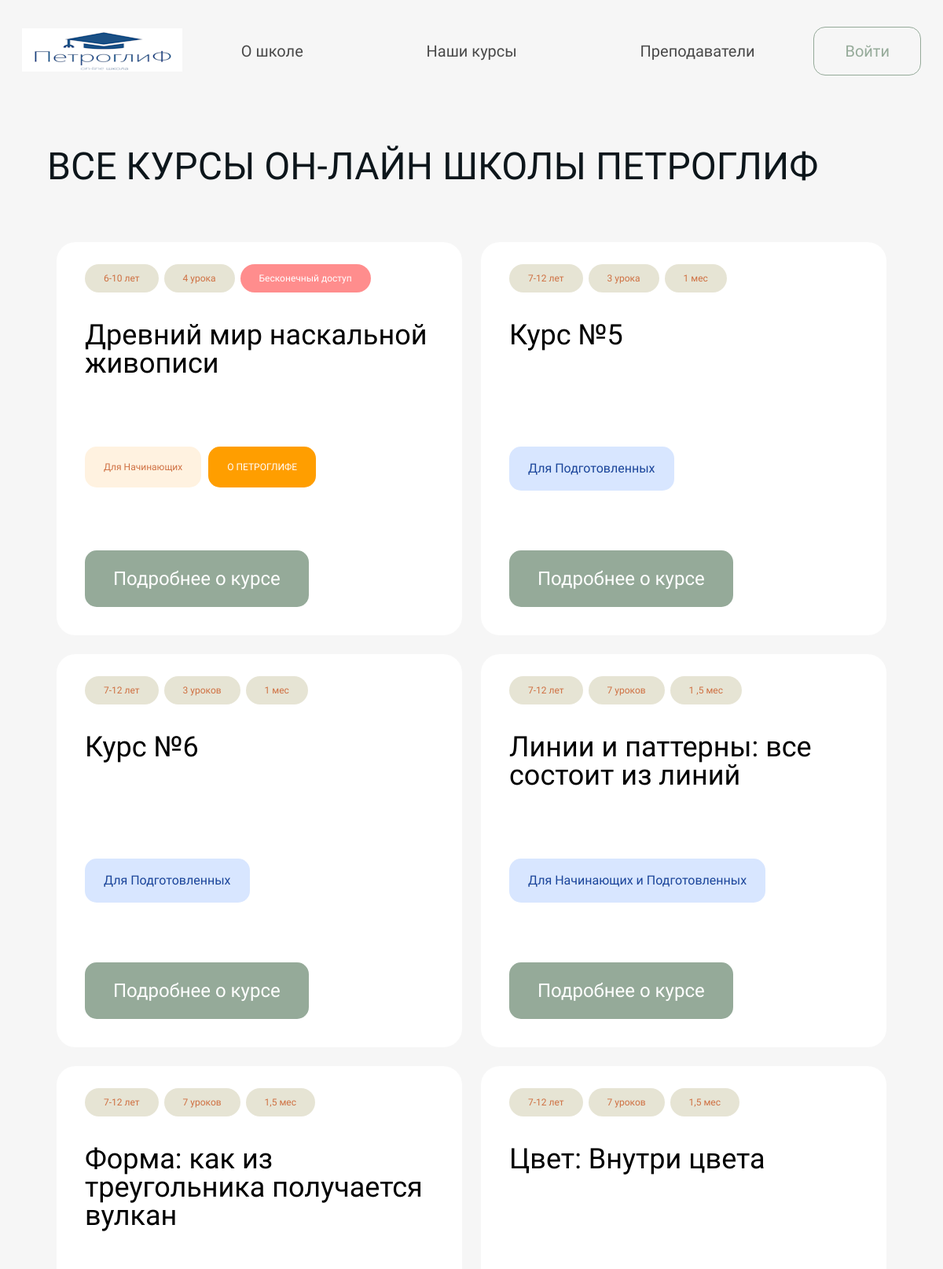
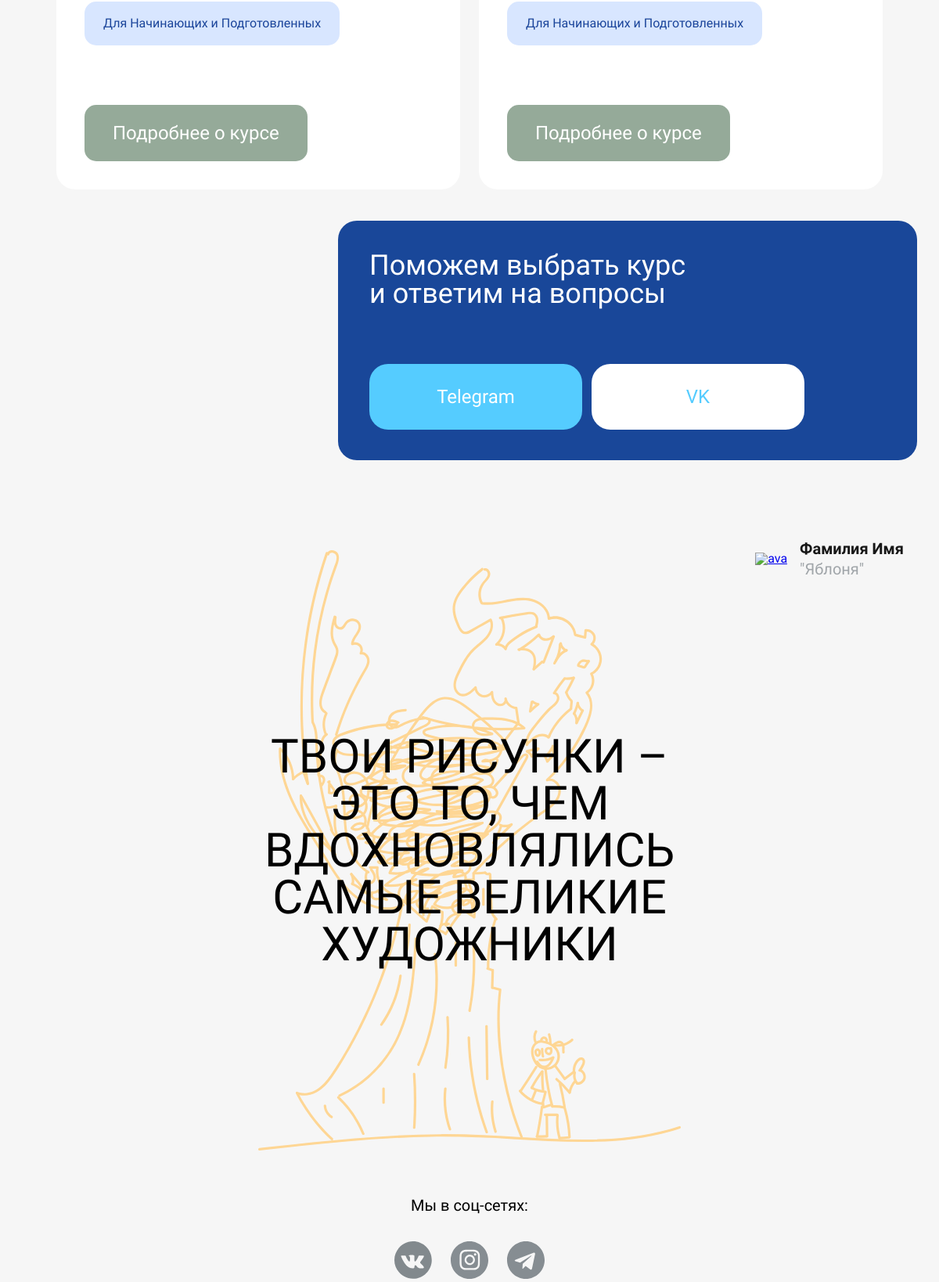
The page /courses-all/ on the database its author committed (2 pictures, top to bottom).
### mainapp/models.py (models this page shows, shortened)
class Course(models.Model):
    class CourseCategory(models.TextChoices):
        ART = ("ART", "ИСКУССТВО")
        DESIGN = ("DESIGN", "ДИЗАЙН")
        SOFT_SKILLS = ("SOFT_SKILLS", "SOFT SKILLS")
    id = models.UUIDField(default=uuid4, primary_key=True)
    title = models.CharField(verbose_name="Название курса", max_length=150)
    slug = models.SlugField(verbose_name="URL", max_length=200, unique=True, blank=True, null=True)
    note = models.CharField(verbose_name="Цель курса", default='', max_length=200)
    description = models.TextField(verbose_name="Описание курса", blank=True)
    price = models.FloatField(verbose_name="Стоимость курса")
    category = models.CharField(verbose_name="Категория курса", max_length=11, choices=CourseCategory.choices)
    tools = models.TextField(verbose_name="Необходимые материалы и инструменты для курса", blank=True)
    filling = models.TextField(verbose_name="Наполнение курса", blank=True)
    image = models.ImageField(verbose_name="Изображение", blank=True, null=True, upload_to="сourses_images")
    teaser_video = models.FilePathField(verbose_name="Тизер-видео", blank=True, null=True, path=os.path.join(settings.MEDIA_ROOT, "teaser_video"))
    created_at = models.DateTimeField(verbose_name='Создан', auto_now_add=True)
    updated_at = models.DateTimeField(verbose_name='Обновлен', auto_now=True)
    tags = models.ManyToManyField(Tag, verbose_name="Теги курса", related_name="courses")
    benefits = models.ManyToManyField(Benefit, verbose_name="Польза курса", related_name="courses")
    talents = models.ManyToManyField(Talent, verbose_name="Навыки, которые дает курс", related_name="courses")
    students = models.ManyToManyField(settings.AUTH_USER_MODEL, verbose_name="Студенты курса", related_name="courses")
    is_popular = models.BooleanField(verbose_name="Популярный", default=False)
    deleted = models.BooleanField(verbose_name="Удален", default=False)
    age_group = models.CharField(verbose_name="Возрастная группа", max_length=25, blank=True)
    lesson_qty = models.CharField(verbose_name="Количество уроков", max_length=25, blank=True)
    duration = models.CharField(verbose_name="Продолжительность курса", max_length=25, blank=True)
    preparation = models.ForeignKey(Preparation, on_delete=models.CASCADE, null=True)
    class Meta:
        verbose_name = "Курс"
        verbose_name_plural = "Курсы"
        ordering = ["title"]

class Preparation(models.Model):
    id = models.UUIDField(default=uuid4, primary_key=True)
    value = models.CharField(verbose_name="Значение", max_length=50)
    def __str__(self):
        return self.value
    class Meta:
        verbose_name = "Уровень подготовки"
        verbose_name_plural = "Уровни подготовки"

### mainapp/views.py (the view)
# urls.py: path('courses-all/', main_views.view_courses_all, name='courses_all'),
def view_courses_all(request):
    courses = mainapp_models.Course.objects.exclude(slug='first-course')
    for course in courses:
        course.description = course.description.split('\n')
    first_course = get_object_or_404(mainapp_models.Course, slug='first-course')
    descriptions_first = first_course.description.split('\n')
    context = {'courses': courses,
               'first_course': first_course,
               'descriptions_first': descriptions_first,
               }
    return render(request, 'mainapp/courses_all.html', context)

### mainapp/templates/mainapp/courses_all.html (shortened to what this page needs)
{% extends "mainapp/base.html" %}
{% block content %}
    {% include "mainapp/parts_pages/courses__all.html" %}
    {% include "mainapp/parts_pages/image_tree_yellow.html" %}
{% endblock %}

### mainapp/templates/mainapp/parts_pages/courses__all.html (shortened to what this page needs)
{% load static markdownify %}
    <div class="site-box">
        <section class="courses"  id="anchor-courses">
            <h1 class="section__title">Все курсы он-лайн школы Петроглиф</h1>
            <div class="courses__cards">
                <div class="courses__card">
                    <div class="courses__info">
                        <a class="courses__age" href="#">{{ first_course.age_group }}</a>
                        <a class="courses__count" href="#">{{ first_course.lesson_qty }}</a>
                        <a class="courses__time courses__time-unique" href="#">{{ first_course.duration }}</a>
                    </div>
                    <div class="courses__name">{{ first_course.title }}</div>
                    <div class="courses__for-btns">
                        <a class="courses__for-1" href="#"><div>{{ first_course.preparation }}</div></a>
                        <a class="courses__for-2" href="#"><div>О ПЕТРОГЛИФЕ</div></a>
                    </div>
                    <a class="courses__detailed" href="{% url 'course' first_course.slug %}"><div>Подробнее о курсе</div></a>
                </div>
                {% for item in courses %}
                <div class="courses__card">
                    <div class="courses__info">
                        <a class="courses__age" href="#">{{ item.age_group }}</a>
                        <a class="courses__count" href="#">{{ item.lesson_qty }}</a>
                        <a class="courses__time" href="#">{{ item.duration }}</a>
                    </div>
                    <div class="courses__name">{{ item.title }}</div>
                    <a class="courses__for" href="#"><div>{{ item.preparation }}</div></a>
                    <a class="courses__detailed" href="{% url 'course' item.slug %}"><div>Подробнее о курсе</div></a>
                </div>
                {% endfor %}
            </div>
            <div class="courses__helpdesc">
                <div class="courses__help">
                    <p>Поможем выбрать курс и ответим на вопросы</p>
                    <div class="courses__buttons">
                        <a href="#" class="courses__button courses__button-tg"><span class="courses__button-full">Написать в Telegram</span><span class="courses__button-small">Telegram</span></a>
                        <a href="#" class="courses__button courses__button-vk"><span class="courses__button-full">Написать в VK</span><span class="courses__button-small">VK</span></a>
                    </div>
                </div>
            </div>
        </section>
    </div>

### mainapp/static/css/index.css (style rules this page uses)
* { margin: 0; padding: 0; }
body { font-family: 'Onest', sans-serif; font-size: 16px; font-weight: 300; line-height: 1; background: #F6F6F6; }
.site-box { max-width: 1224px; min-width: 347px; padding: 0 clamp(14px, 3vw, 28px); margin: 0 auto; font-weight: 400; }
.section__title { color: #0D161B; font-size: clamp(2.375rem, 4vw, 3.5rem); font-weight: 400; text-transform: uppercase; padding: clamp(40px, 6vw, 100px) calc(clamp(40px, 6vw, 76px) - 40px) clamp(40px, 6vw, 80px); }
.courses__cards { display: flex; flex-wrap: wrap; gap: 24px; justify-content: center; }
.courses__card { width: clamp(307px, 37vw, 528px); min-height: clamp(305px, 37vw, 549px); padding: clamp(24px, 3vw, 28px) clamp(20px, 3vw, 36px); background-color: #FFFFFF; border-radius: 24px; position: relative; }
.courses__info { display: flex; gap: clamp(4px, 1vw, 7px); }
.courses__info a { text-wrap: nowrap; text-decoration: none; border-radius: 46px; color: #CF7042; background: #E6E4D4; font-size: clamp(0.75rem, 1vw, 1rem); padding: clamp(7.5px, 1vw, 17px) clamp(14px, 2vw, 35px); }
.courses__info a.courses__time-unique { color: #FFFFFF; background: #FF8D8D; }
.courses__name { font-size: clamp(1.5rem, 3vw, 2.25rem); line-height: 1; margin-top: clamp(14px, 3vw, 48px); height: clamp(118px, 17vw, 160px); }
.courses__for-btns { display: flex; font-size: clamp(0.75rem, 1vw, 1rem); gap: 9px; margin-bottom: 14px; }
.courses__for-1 { padding: clamp(14.5px, 2vw, 20px) clamp(20.5px, 2vw, 35px); text-decoration: none; color: #CF7042; background: #FFF2E0; border-radius: 15px; text-wrap: nowrap; }
.courses__for-2 { padding: clamp(14.5px, 2vw, 20px) clamp(20px, 2vw, 35px); text-decoration: none; color: #FFFFFF; background: #FF9E00; border-radius: 15px; text-wrap: nowrap; }
.courses__for { text-decoration: none; }
.courses__for > div { padding: clamp(14.5px, 2vw, 20px) clamp(20px, 2vw, 35px); color: #1B459A; background: #D8E6FF; border-radius: 15px; text-wrap: nowrap; font-size: clamp(0.75rem, 2vw, 1rem); display: inline-block; margin-bottom: 14px; }
.courses__detailed { border-radius: 15px; color: #FFFFFF; background: #95AA99; text-decoration: none; font-size: clamp(1.25rem, 2vw, 1.5rem); padding: clamp(18px, 2vw, 29.5px) clamp(35px, 3vw, 37.5px); position: absolute; bottom: clamp(23px, 3vw, 38px); left: clamp(20px, 3vw, 36px); }
.courses__helpdesc { display: flex; justify-content: end; margin-top: 40px; }
.courses__help { background: #194799; border-radius: 24px; min-width: clamp(300px, 55vw, 730px); padding: clamp(30px, 5vw, 39px) clamp(20px, 4vw, 40px); }
.courses__help > p { color: #FFFFFF; font-size: clamp(1.5rem, 3vw, 2.25rem); width: clamp(307px, 55vw, 420px); }
.courses__buttons { display: flex; gap: clamp(7px, 2vw, 12px); margin-top: 72px; }
.courses__button { display: flex; border-radius: 24px; text-decoration: none; justify-content: center; align-items: center; font-size: clamp(1.25rem, 2vw, 1.5rem); width: clamp(85px, 17vw, 237px); padding: clamp(25px, 5vw, 30px) clamp(32.5px, 5vw, 34px); background: #CF7042; }
.courses__button-small { display: none; }
.courses__button-tg { color: #FFFFFF; background: #55CCFF; }
.courses__button-vk { color: #55CCFF; background: #FFFFFF; }
@media (max-width: 1400px) { .courses__button-small { display: block; } }

### rows shown on the page
Course: age_group "6-10 лет", lesson_qty "4 урока", duration "Бесконечный доступ", title "Древний мир наскальной живописи", preparation "Для Начинающих"
Course: age_group "7-12 лет", lesson_qty "3 урока", duration "1 мес", title "Курс №5", preparation "Для Подготовленных"
Course: age_group "7-12 лет", lesson_qty "3 уроков", duration "1 мес", title "Курс №6", preparation "Для Подготовленных"
Course: age_group "7-12 лет", lesson_qty "7 уроков", duration "1 ,5 мес", title "Линии и паттерны: все состоит из линий", preparation "Для Начинающих и Подготовленных"
Course: age_group "7-12 лет", lesson_qty "7 уроков", duration "1,5 мес", title "Форма: как из треугольника получается вулкан", preparation "Для Начинающих и Подготовленных"
Course: age_group "7-12 лет", lesson_qty "7 уроков", duration "1,5 мес", title "Цвет: Внутри цвета", preparation "Для Начинающих и Подготовленных"
